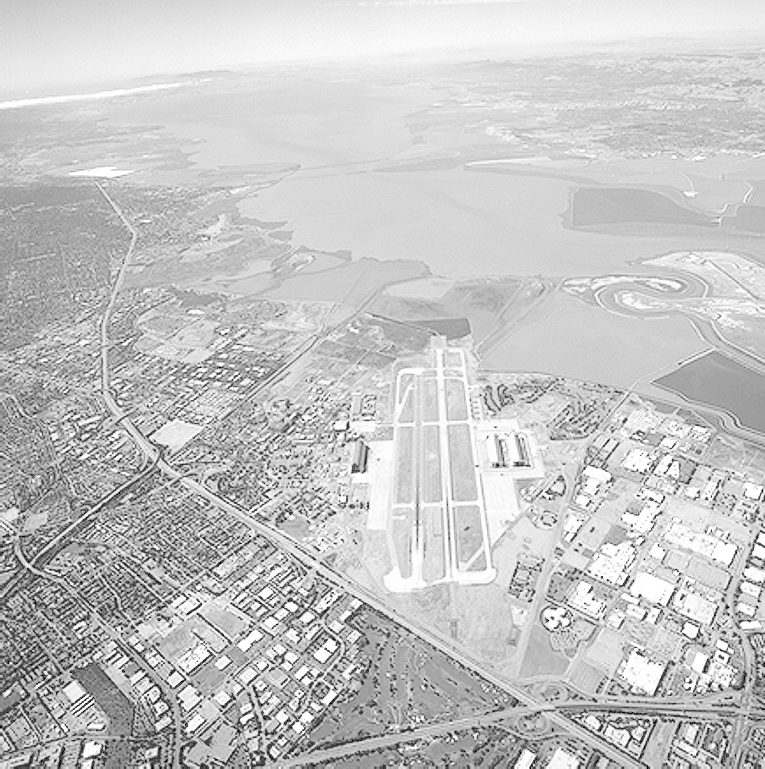
%> input picture Fig0309(a)(washed_out_aerial_image).tif, 765 x 769 px
$ octave Tester.m   (GNU Octave 9; MATLAB toolbox functions it lacks are replaced by stand-ins)
%> lines starting %> are read from the running program, lines starting %| are printed output that depends on the picture
bw=imread('Fig0309(a)(washed_out_aerial_image).tif');
%> bw is the input picture: size 769x765 uint8; min 0, max 255, mean 197.1
c=1;
bY3=power(c*double(bw),3);
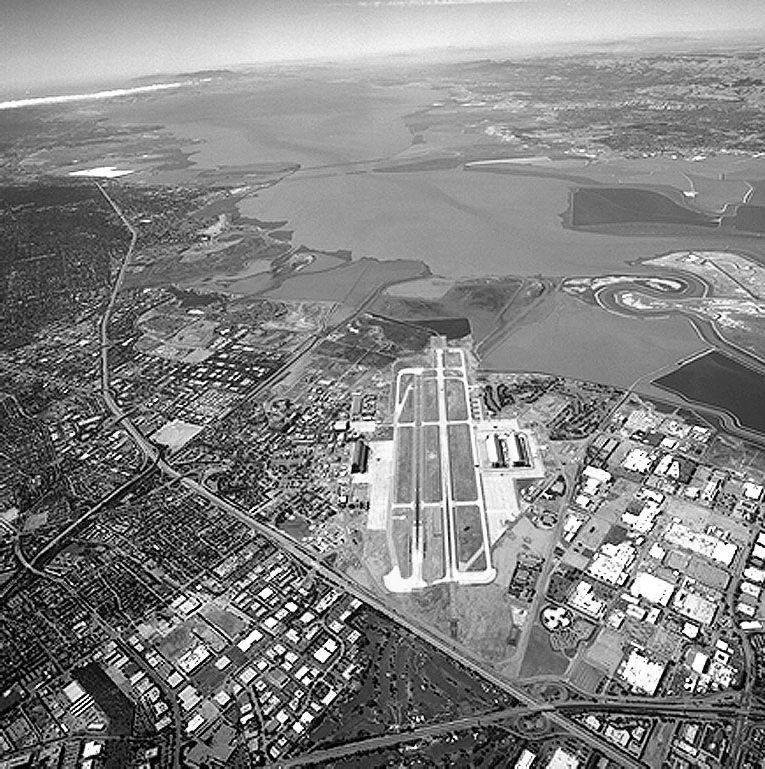
%> bY3: size 769x765 double; min 0, max 16581375, mean 8547341.1; drawn with min black and max white
bY4=power(c*double(bw),4);
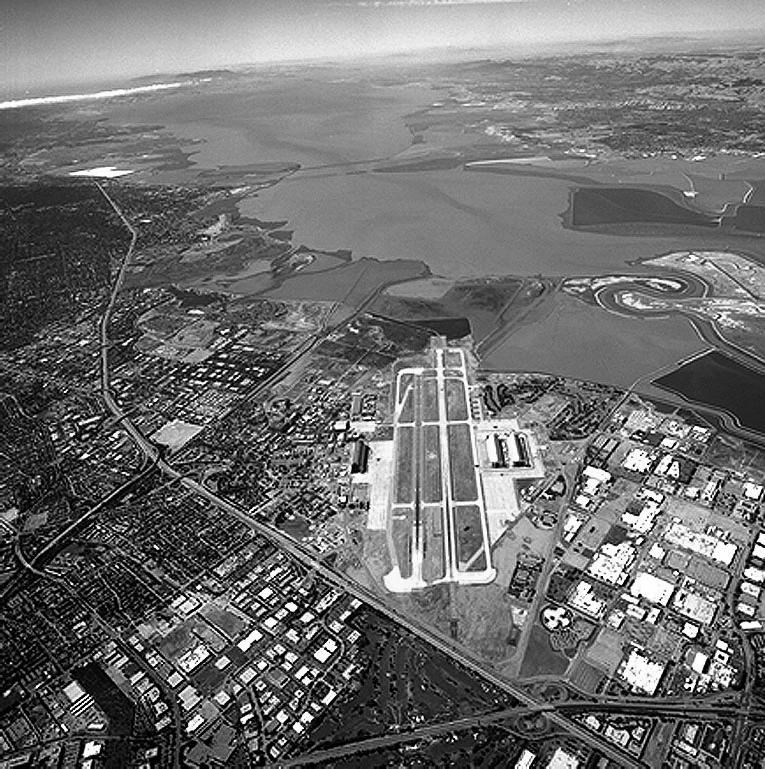
%> bY4: size 769x765 double; min 0, max 4228250625, mean 1.84e+09; drawn with min black and max white
bY5=power(c*double(bw),5);
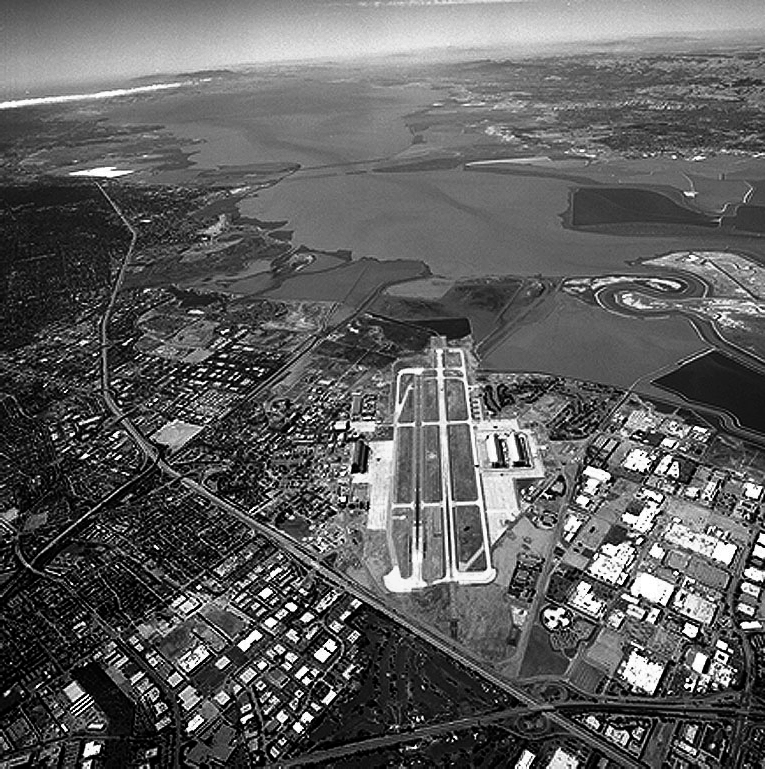
%> bY5: size 769x765 double; min 0, max 1.08e+12, mean 399961601637; drawn with min black and max white
figure;
subplot(2,2,1);imshowpair(bw,bY3,'montage');
%> after `imshowpair(bw,bY3,'montage')`:
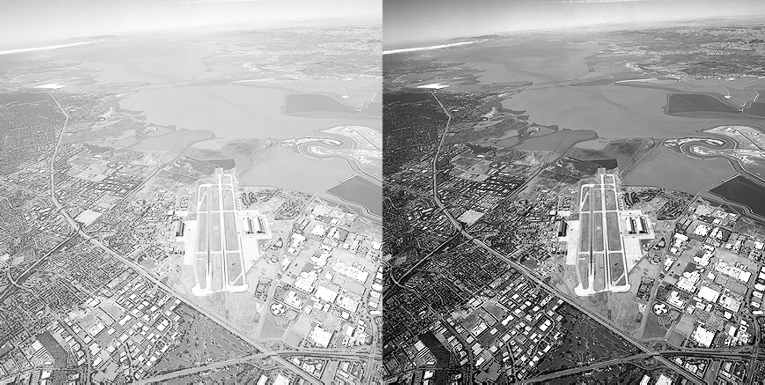
%> displayed picture: size 769x1530, on the screen's scale of 0 to 255 (shown at 1/2 size); min 0, max 255, mean 164.3
subplot(2,2,3);imshowpair(bY4,bY5,'montage');
%> after `imshowpair(bY4,bY5,'montage')`:
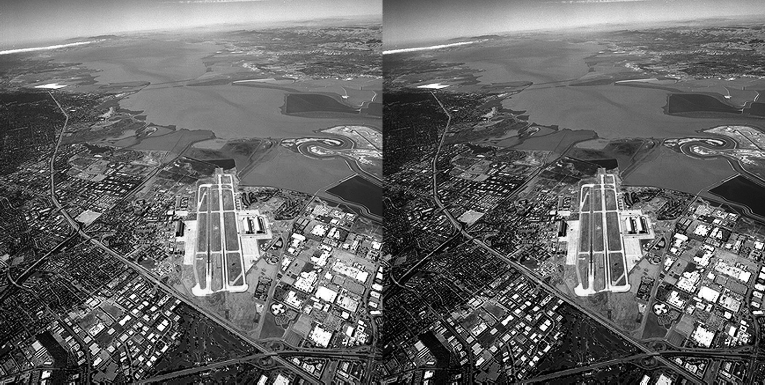
%> displayed picture: size 769x1530, on the screen's scale of 0 to 255 (shown at 1/2 size); min 0, max 255, mean 102.7
